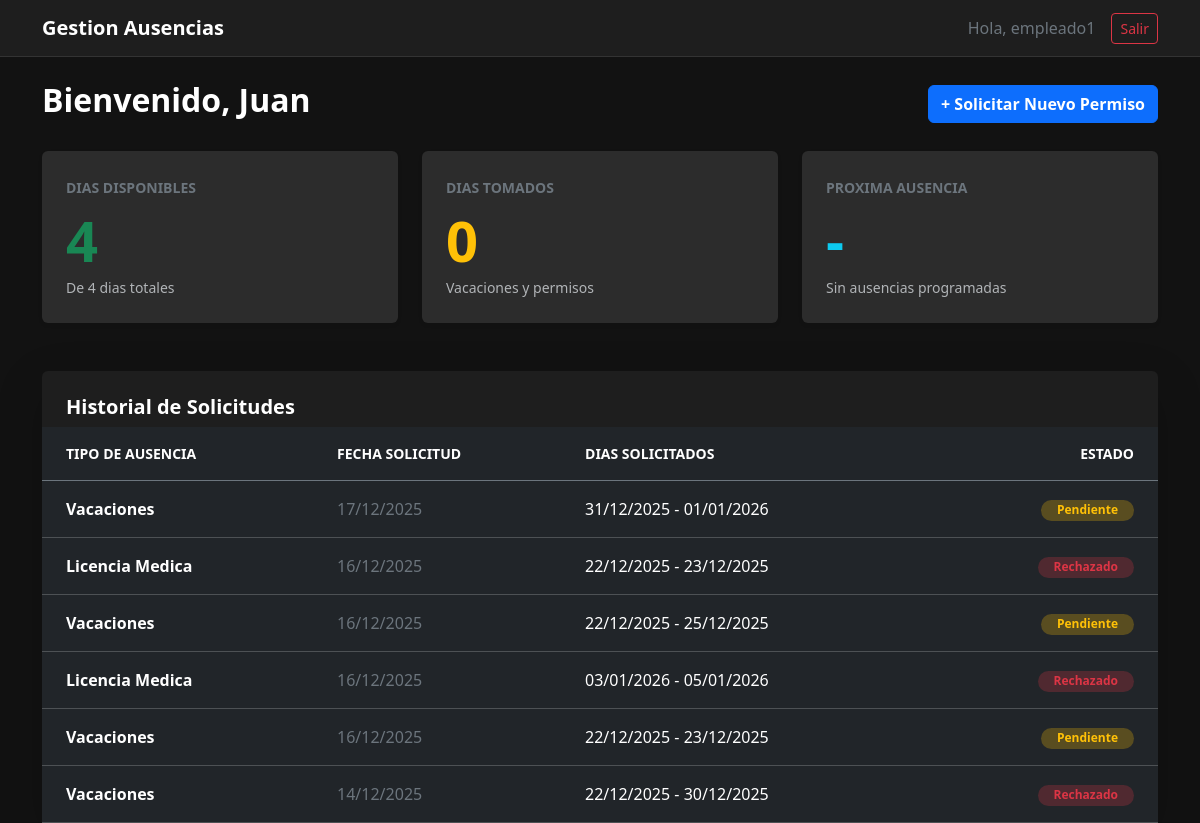
Page /dashboard/ (signed in) on the committed database.
### core/models.py (models this page shows, shortened)
class SolicitudAusencia(models.Model):
    TIPOS = [
        ('vacaciones', 'Vacaciones'),
        ('medica', 'Licencia Medica'),
        ('personal', 'Dia Personal'),
    ]
    ESTADOS = [
        ('pendiente', 'Pendiente'),
        ('aprobada', 'Aprobada'),
        ('rechazada', 'Rechazada'),
    ]
    usuario = models.ForeignKey(User, on_delete=models.CASCADE)
    nombre_completo = models.CharField(max_length=200)
    codigo_empleado = models.CharField(max_length=50)
    correo_contacto = models.EmailField(max_length=254, verbose_name="Correo de Contacto", default="sin@correo.com")
    contacto_emergencia = models.CharField(max_length=200, verbose_name="Contacto de Emergencia", default="No especificado")
    contacto_emergencia = models.CharField(max_length=200, verbose_name="Contacto de Emergencia")
    tipo_ausencia = models.CharField(max_length=20, choices=TIPOS)
    fecha_inicio = models.DateField(null=True, blank=True)  #campos del formularioooo
    fecha_fin = models.DateField(null=True, blank=True)
    motivo_detallado = models.TextField()
    url_justificativo = models.URLField(max_length=500, blank=True, null=True)
    estado = models.CharField(max_length=20, choices=ESTADOS, default='pendiente')
    fecha_solicitud = models.DateTimeField(auto_now_add=True)

### core/views.py (the view)
# urls.py: path('dashboard/', views.dashboard, name='dashboard'),
@login_required
def dashboard(request):
    if request.user.is_superuser:
        return redirect('panel_admin')
    solicitudes = SolicitudAusencia.objects.filter(usuario=request.user).order_by('-fecha_solicitud')
    dias_totales = 4
    dias_tomados = 0
    for sol in solicitudes:
        if sol.estado == 'aprobada' and sol.fecha_inicio and sol.fecha_fin:
            delta = sol.fecha_fin - sol.fecha_inicio
            dias_tomados += delta.days + 1
    dias_disponibles = dias_totales - dias_tomados
    context = {
        'solicitudes': solicitudes,
        'dias_disponibles': dias_disponibles,
        'dias_tomados': dias_tomados,
        'dias_totales': dias_totales
    }
    return render(request, 'core/menu.html', context)

### core/templates/core/menu.html
{% extends 'core/base.html' %}
{% block content %}
<div class="row mb-4 align-items-center">
<div class="col">
<h2 class="text-white fw-bold">Bienvenido, {{ user.first_name|default:user.username }}</h2>
</div>
<div class="col-auto">
<a href="{% url 'crear_solicitud' %}" class="btn btn-primary fw-bold">+ Solicitar Nuevo Permiso</a>
</div>
</div>
<div class="row mb-5 g-4">
<div class="col-md-4">
<div class="card h-100 border-0 shadow-sm" style="background-color: #2c2c2c;">
<div class="card-body p-4">
<small class="text-secondary fw-bold text-uppercase ls-1">Dias Disponibles</small>
<h1 class="display-4 fw-bold text-success mt-2 mb-0">{{ dias_disponibles }}</h1>
<small class="text-muted">De {{ dias_totales }} dias totales</small>
</div>
</div>
</div>
<div class="col-md-4">
<div class="card h-100 border-0 shadow-sm" style="background-color: #2c2c2c;">
<div class="card-body p-4">
<small class="text-secondary fw-bold text-uppercase ls-1">Dias Tomados</small>
<h1 class="display-4 fw-bold text-warning mt-2 mb-0">{{ dias_tomados }}</h1>
<small class="text-muted">Vacaciones y permisos</small>
</div>
</div>
</div>
<div class="col-md-4">
<div class="card h-100 border-0 shadow-sm" style="background-color: #2c2c2c;">
<div class="card-body p-4">
<small class="text-secondary fw-bold text-uppercase ls-1">Proxima Ausencia</small>
<h1 class="display-4 fw-bold text-info mt-2 mb-0">-</h1>
<small class="text-muted">Sin ausencias programadas</small>
</div>
</div>
</div>
</div>
<div class="card shadow-lg border-0" style="background-color: #1e1e1e;">
<div class="card-header bg-transparent border-0 pt-4 px-4">
<h5 class="text-white fw-bold mb-0">Historial de Solicitudes</h5>
</div>
<div class="card-body p-0">
<div class="table-responsive">
<table class="table table-dark table-hover align-middle mb-0" style="background-color: transparent;">
<thead class="text-secondary border-bottom border-secondary">
<tr>
<th class="ps-4 py-3 small text-uppercase fw-bold">Tipo de Ausencia</th>
<th class="py-3 small text-uppercase fw-bold">Fecha Solicitud</th>
<th class="py-3 small text-uppercase fw-bold">Dias Solicitados</th>
<th class="text-end pe-4 py-3 small text-uppercase fw-bold">Estado</th>
</tr>
</thead>
<tbody>
{% for sol in solicitudes %}
<tr>
<td class="ps-4 fw-bold py-3">{{ sol.get_tipo_ausencia_display }}</td>
<td class="text-secondary">{{ sol.fecha_solicitud|date:"d/m/Y" }}</td>
<td><span class="text-white">{{ sol.fecha_inicio|date:"d/m/Y" }} - {{ sol.fecha_fin|date:"d/m/Y" }}</span></td>
<td class="text-end pe-4">
{% if sol.estado == 'aprobada' %}
<span class="badge bg-success bg-opacity-25 text-success rounded-pill px-3">Aprobado</span>
{% elif sol.estado == 'rechazada' %}
<span class="badge bg-danger bg-opacity-25 text-danger rounded-pill px-3">Rechazado</span>
{% else %}
<span class="badge bg-warning bg-opacity-25 text-warning rounded-pill px-3">Pendiente</span>
{% endif %}
</td>
</tr>
{% empty %}
<tr><td colspan="4" class="text-center py-5 text-muted">No tienes solicitudes registradas en el historial.</td></tr>
{% endfor %}
</tbody>
</table>
</div>
</div>
</div>
{% endblock %}

### core/templates/core/base.html (shortened to what this page needs)
<!DOCTYPE html>
<html lang="es" data-bs-theme="dark">
<head>
<link href="https://cdn.jsdelivr.net/npm/bootstrap@5.3.2/dist/css/bootstrap.min.css" rel="stylesheet">
</head>
<body>
<nav class="navbar navbar-expand-lg navbar-dark mb-4">
<div class="container">
<a class="navbar-brand fw-bold" href="{% url 'dashboard' %}">Gestion Ausencias</a>
<div class="d-flex align-items-center">
{% if user.is_authenticated %}
<span class="text-secondary me-3">Hola, {{ user.username }}</span>
<form action="{% url 'logout' %}" method="post" class="d-inline">
<button type="submit" class="btn btn-outline-danger btn-sm">Salir</button>
</form>
{% endif %}
</div>
</div>
</nav>
<div class="container">
{% block content %}{% endblock %}
</div>
</body>
</html>

### core/templates/core/base.html (style rules this page uses)
body { background-color: #121212; color: #e0e0e0; }
.card { background-color: #1e1e1e; border: 1px solid #333; }
.navbar { background-color: #1e1e1e !important; border-bottom: 1px solid #333; }

### rows in the picture
SolicitudAusencia: tipo_ausencia "Vacaciones", fecha_solicitud "17/12/2025", fecha_inicio "31/12/2025", fecha_fin "01/01/2026", estado "Pendiente"
SolicitudAusencia: tipo_ausencia "Licencia Medica", fecha_solicitud "16/12/2025", fecha_inicio "22/12/2025", fecha_fin "23/12/2025", estado "Rechazado"
SolicitudAusencia: tipo_ausencia "Vacaciones", fecha_solicitud "16/12/2025", fecha_inicio "22/12/2025", fecha_fin "25/12/2025", estado "Pendiente"
SolicitudAusencia: tipo_ausencia "Licencia Medica", fecha_solicitud "16/12/2025", fecha_inicio "03/01/2026", fecha_fin "05/01/2026", estado "Rechazado"
SolicitudAusencia: tipo_ausencia "Vacaciones", fecha_solicitud "16/12/2025", fecha_inicio "22/12/2025", fecha_fin "23/12/2025", estado "Pendiente"
SolicitudAusencia: tipo_ausencia "Vacaciones", fecha_solicitud "14/12/2025", fecha_inicio "22/12/2025", fecha_fin "30/12/2025", estado "Rechazado"

### other values in the picture
{{ user.username }} "empleado1"
{{ user.first_name|default:user.username }} "Juan"
{{ dias_disponibles }} "4"
{{ dias_totales }} "4"
{{ dias_tomados }} "0"
